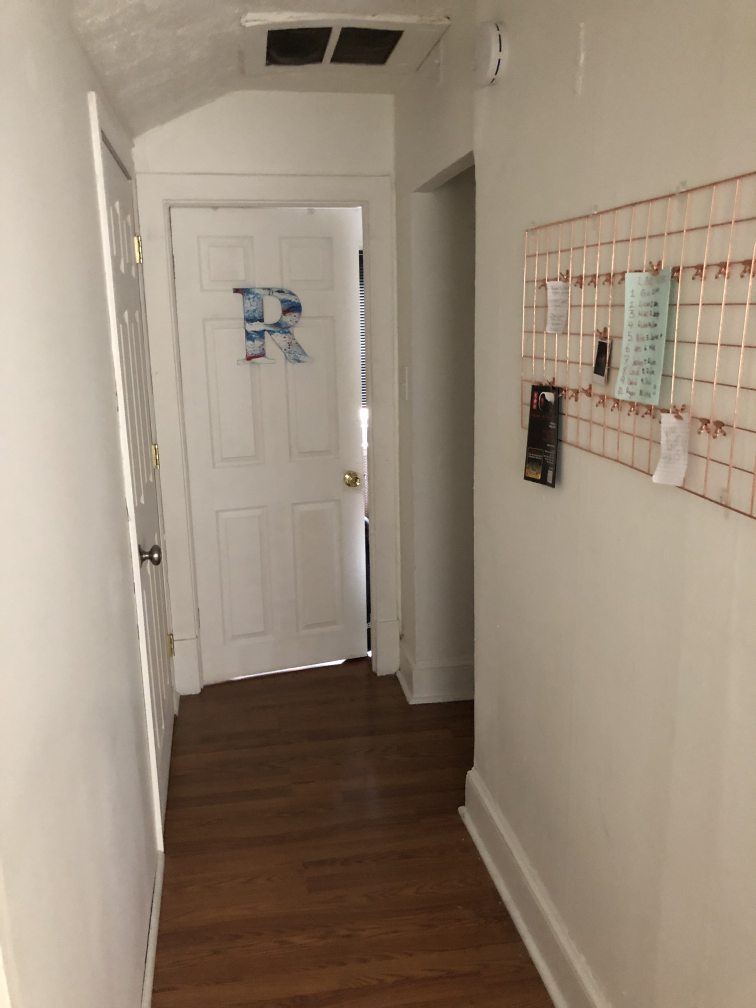
#> input picture hallway_left.jpg, 3024 x 4032 px (shown at 1/4 size)
$ python rectification.py
#> lines starting #> are read from the running program, lines starting #| are printed output that depends on the picture
### PART 1 ###

import numpy as np
import cv2 as cv
import matplotlib.pyplot as plt

show_steps = False
img1_name = "hallway_left.jpg"
img2_name = "hallway_right.jpg"

# Read both images and convert to grayscale
img1 = cv.imread(img1_name, cv.IMREAD_GRAYSCALE)
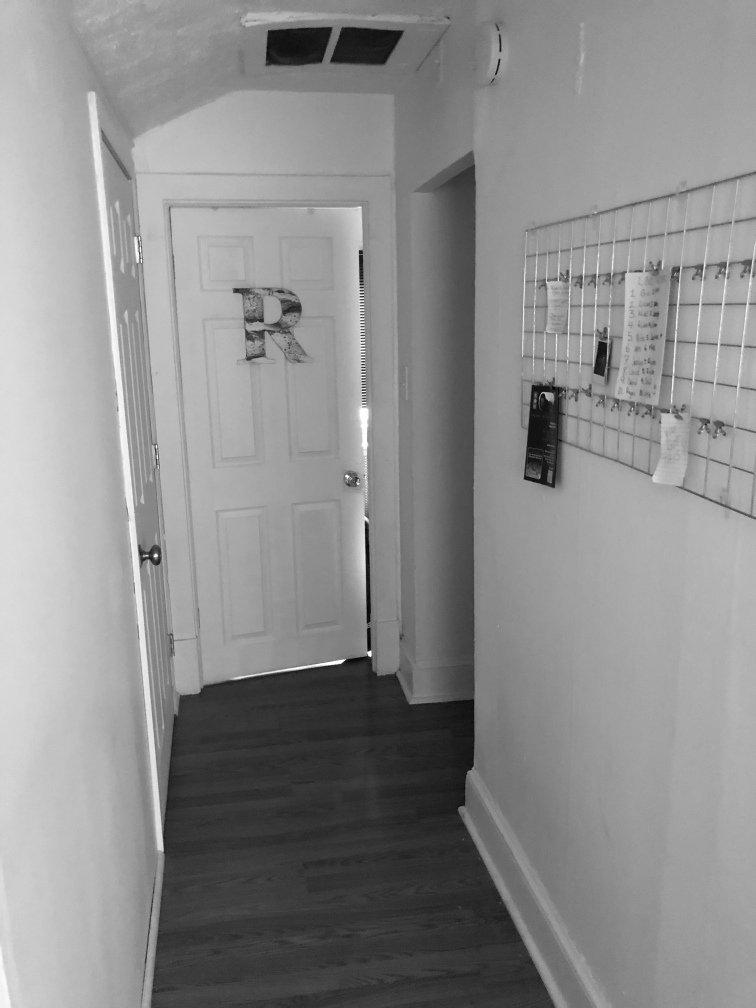
#> img1: shape (4032, 3024) (shown at 1/4 size); min 0, max 255, mean 140.8
img2 = cv.imread(img2_name, cv.IMREAD_GRAYSCALE)
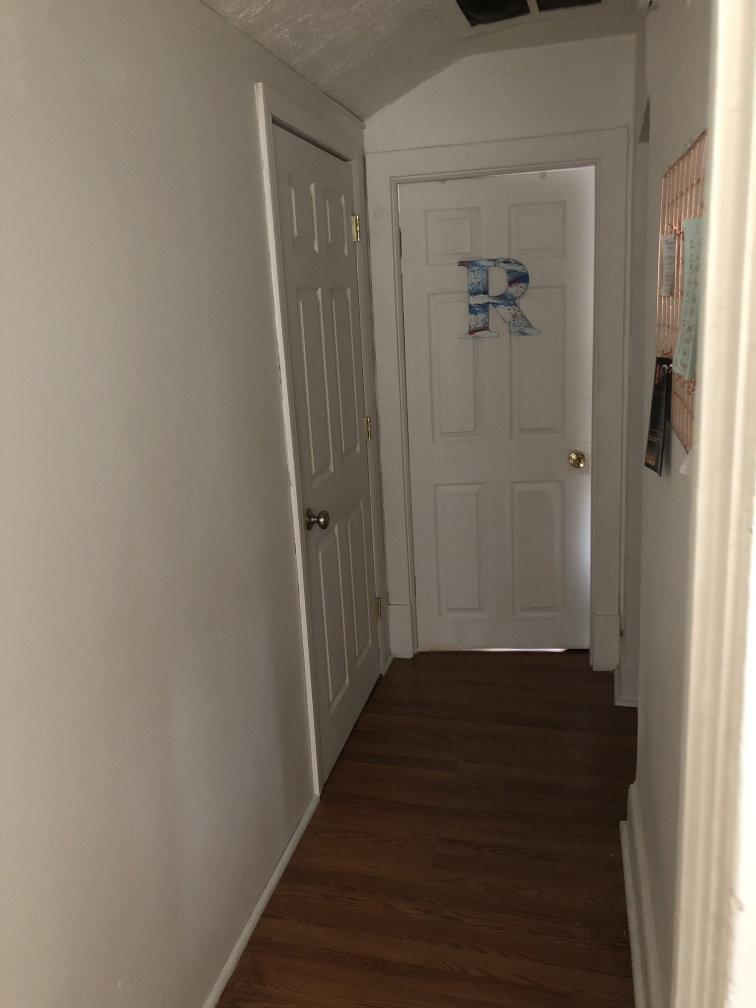
#> input picture hallway_right.jpg, 3024 x 4032 px (shown at 1/4 size)
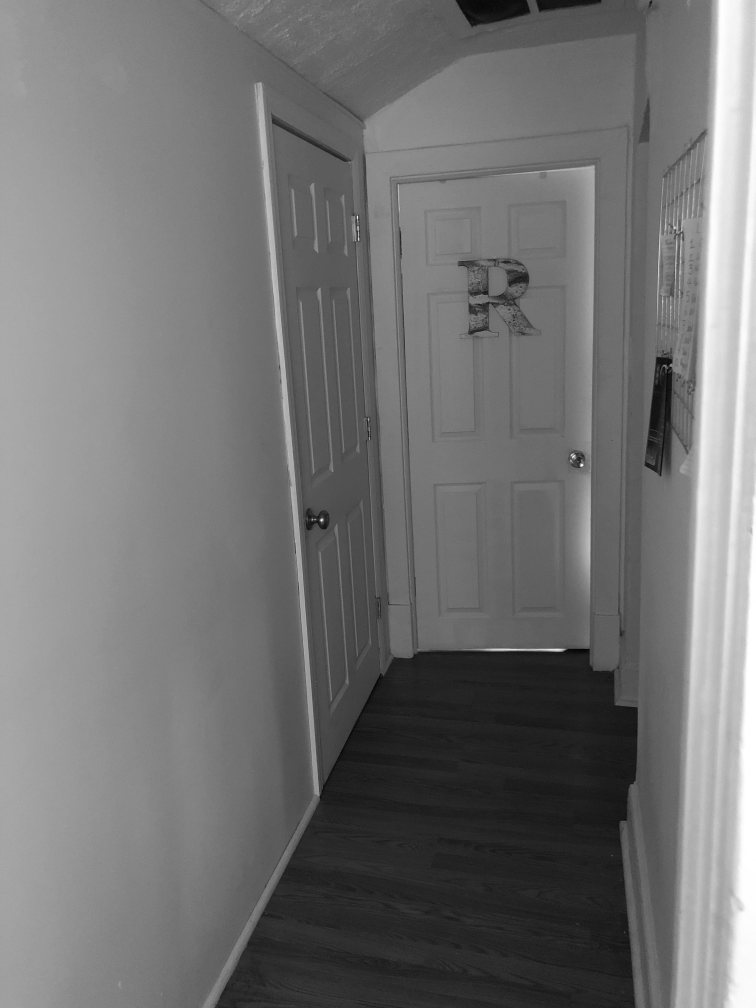
#> img2: shape (4032, 3024) (shown at 1/4 size); min 0, max 255, mean 114.2

# reload original images
img1_undistorted = cv.imread(img1_name, cv.IMREAD_GRAYSCALE)
img2_undistorted = cv.imread(img2_name, cv.IMREAD_GRAYSCALE)

# ------------------------------------------------------------
# PREPROCESSING

# Compare unprocessed images
if show_steps:
    fig, axes = plt.subplots(1, 2, figsize=(15, 10))
    axes[0].imshow(img1, cmap="gray")
    axes[1].imshow(img2, cmap="gray")
    axes[0].axhline(250)
    axes[1].axhline(250)
    axes[0].axhline(450)
    axes[1].axhline(450)
    plt.suptitle("Original images")
    plt.show()

### PART 2 ###

### SIFT KEYPOINTS ###

# 1. Detect keypoints and their descriptors
# Based on: https://docs.opencv.org/master/dc/dc3/tutorial_py_matcher.html

# Initiate SIFT detector
sift = cv.SIFT_create()
# find the keypoints and descriptors with SIFT
#> (the run stopped early here; a loop or call above may not have finished)
